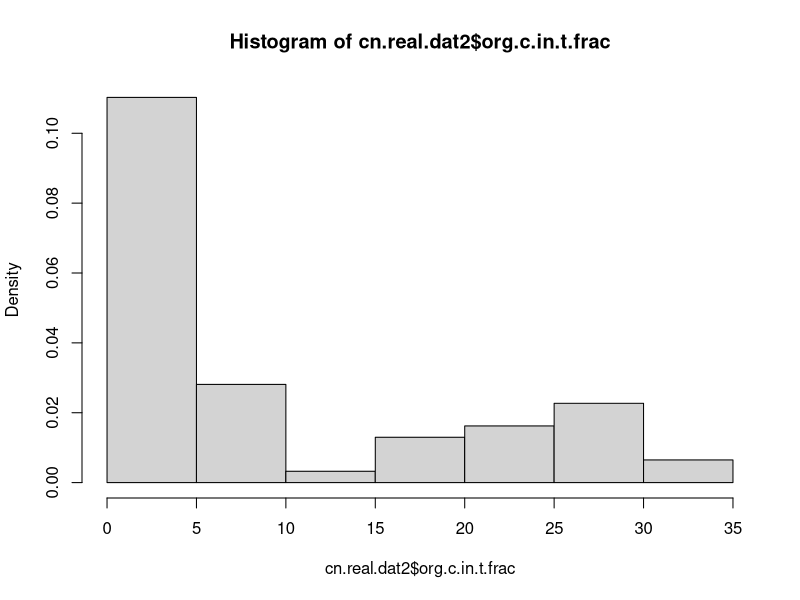
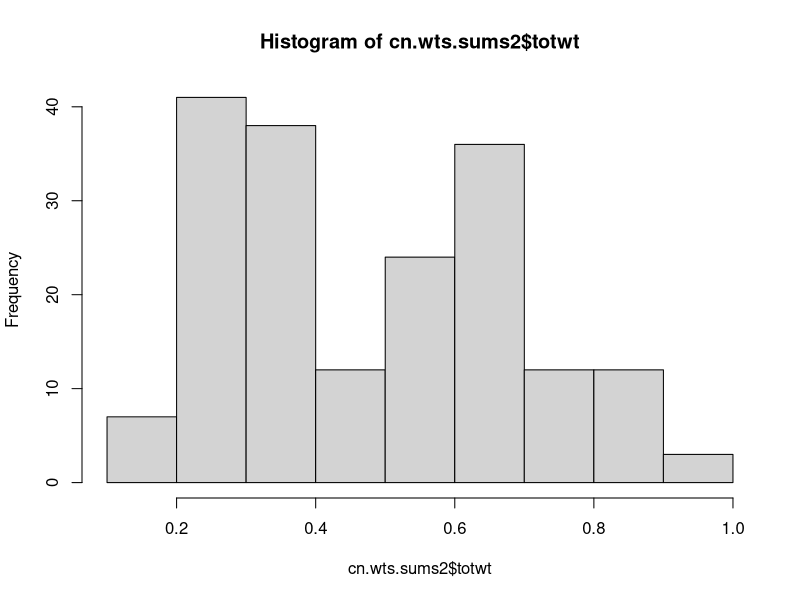
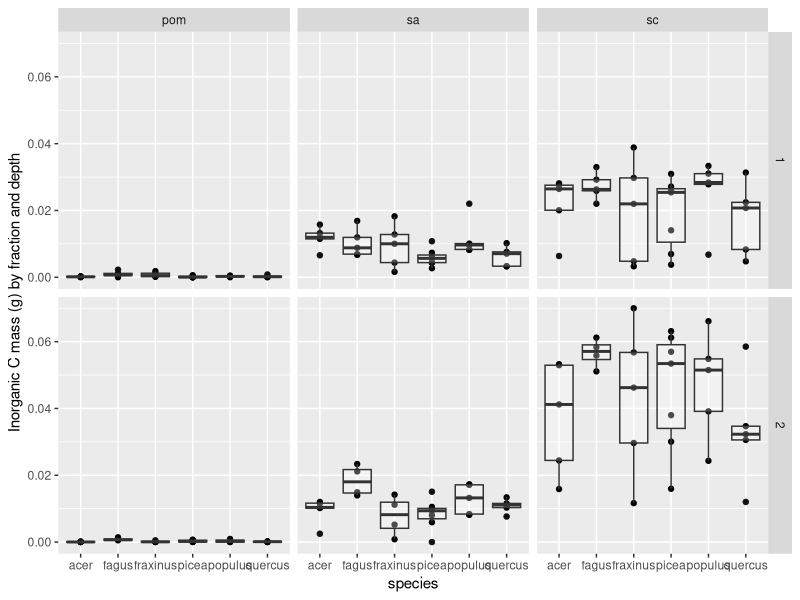
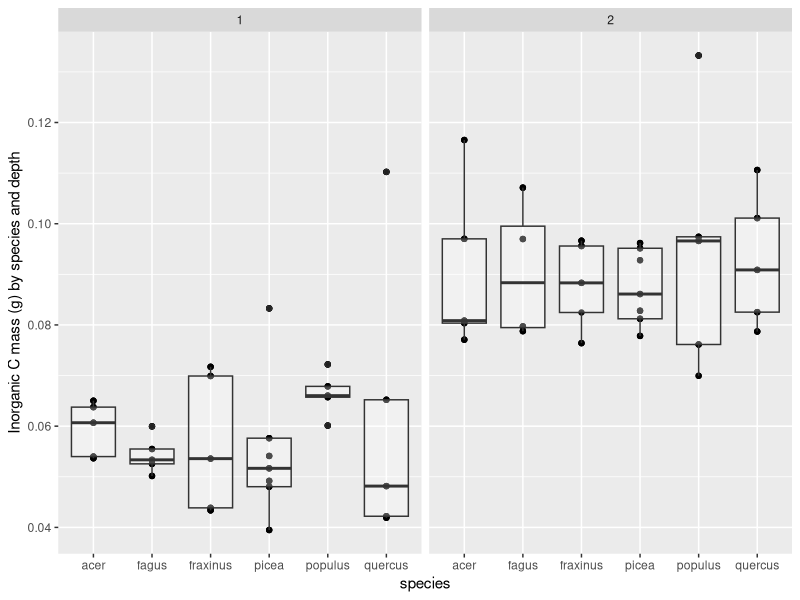
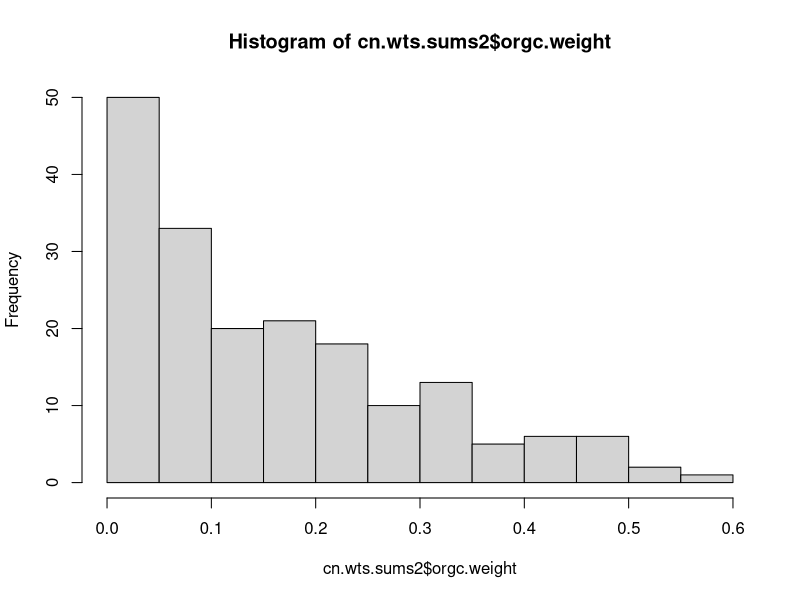
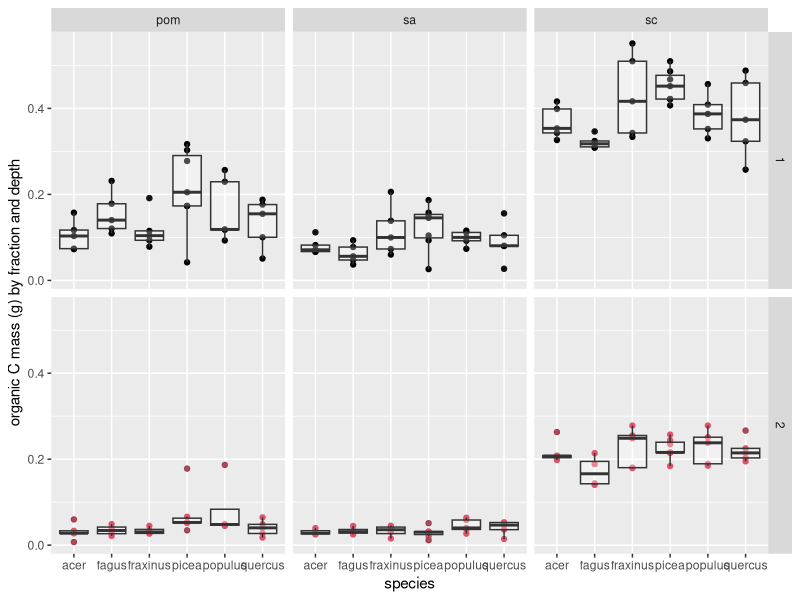
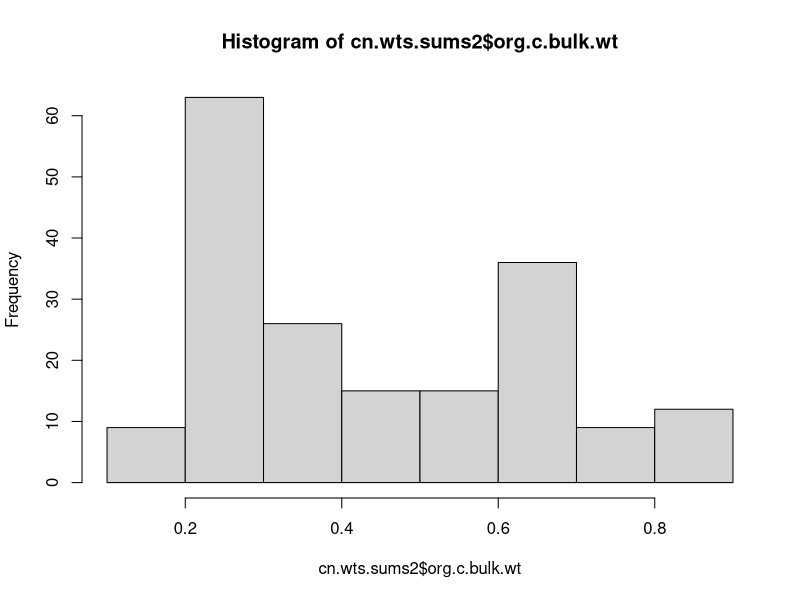
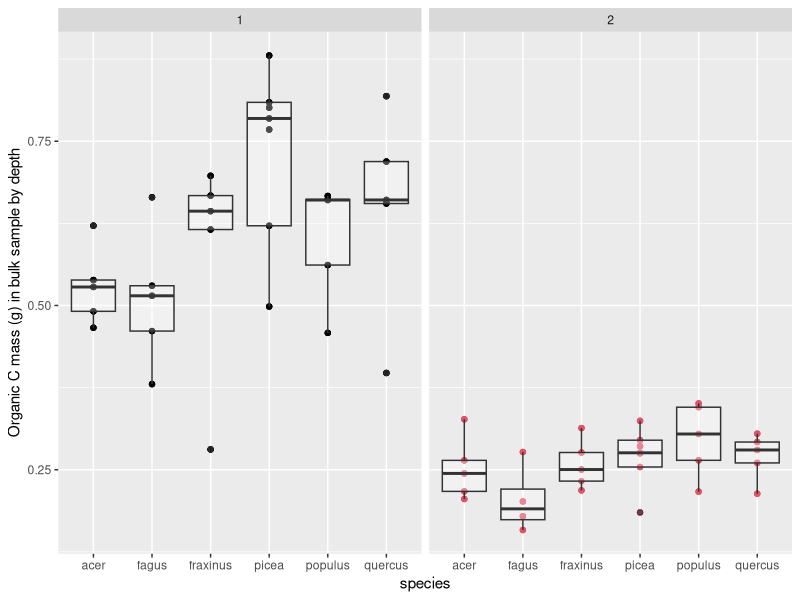

These charts were generated, in order, by the following R code:
## ---- chunk 1
knitr::opts_chunk$set(echo = TRUE)
## ---- chunk 2
library(tidyverse)
library(plyr)
library(dplyr)
library(ggplot2)
## ---- chunk 3
#first, load the cn data that we already have to generate data from 
cn.real.data<-read.csv("organic.c.values.csv", header=TRUE)
summary(cn.real.data)
cn.real.data$depth = as.factor(cn.real.data$depth)


carbon.plot.sp<-read.csv("carbon.plot.sp.csv", header=TRUE)
summary(carbon.plot.sp)
carbon.plot.sp$depth = as.factor(carbon.plot.sp$depth)
#get rid of the first two columns in the carbon.plot.sp dataframe
carbon.plot.sp<-carbon.plot.sp[ ,-c(1,2)]
summary(carbon.plot.sp)

#join the dataframes
cn.real.dat2<-join(cn.real.data, carbon.plot.sp, type="left")
summary(cn.real.dat2)
#totwt didn't work, delete it
cn.real.dat2<-cn.real.dat2[ ,-c(1,13)]
summary(cn.real.dat2)

#remake the carbon totwt variable
#lots of totwts missing. Redo this value
c.totwt<-aggregate(orgc.weight ~ site + depth, cn.real.dat2, sum) #total mass of organic C by site and depth
c.totwt$totwt<-c.totwt$orgc.weight
c.totwt<-c.totwt[,-(3)]
cn.real.dat3<-join(cn.real.dat2, c.totwt, type="left")
summary(cn.real.dat3)
#great. 
#Now make a sum-of-fractions variable
c.sums<-aggregate(weight.g ~ site + depth, cn.real.dat3, sum)
c.sums$final.wt<-c.sums$weight.g
c.sums<-c.sums[,-(3)]
cn.real.dat4<-join(cn.real.dat3, c.sums, type="left")
summary(cn.real.dat4)
#worked.

#get information on parameters of interest
summary(cn.real.dat2$soil.start.wt) #mean 10.47, min 10.02, max 11.45
hist(cn.real.dat2$org.c.in.t.frac, freq=FALSE) #bimodal, big weight btwn 0-5%, another peak ~25-30%
summary(cn.real.dat4$final.wt) #mean 10.550, min 7.876, max=11.791
summary(cn.real.dat4$totwt) #mean 0.476, min 0.1803, max 0.931
## ---- chunk 4
cn.wts.sums<-read.csv("cn.wts.sums.csv", header=TRUE)
summary(cn.wts.sums)
cn.wts.sums$depth = as.factor(cn.wts.sums$depth)
#calculate starting c mass
cn.wts.sums$org.c.start.mass<-(cn.wts.sums$org.c.in.total.bulk/100)*cn.wts.sums$soil.start.wt #is this a valid way to measure this? Maybe we should correct for the change in soil weight from start to finish. 

#calculate c mass by fraction 
cn.wts.sums$org.c.fraction.mass<-(cn.wts.sums$weight.g*(cn.wts.sums$org.c.in.t.frac/100))

#calculate final (sum of fractions) c mass
cn.wts.sub <- cn.wts.sums %>%
  dplyr::group_by(site, depth, species) %>%
  dplyr::summarize(soil.final.wt = sum(weight.g),
            org.c.fraction.mass.sum = sum(org.c.fraction.mass), 
            )
summary(cn.wts.sub)

#try joining back with the main dataframe
cn.wts.sums2 <- join(cn.wts.sums, cn.wts.sub, type="left")
summary(cn.wts.sums2)
all.equal(cn.wts.sums2$totwt, cn.wts.sums2$org.c.fraction.mass.sum)

cn.wts.sums2$species<-mapvalues(cn.wts.sums2$species, from=c("picea_sit", "picea_ab"), to=c("picea", "picea"))
## ---- chunk 5
summary(cn.wts.sums2$org.c.in.t.frac) #organic c pct. by fraction
summary(cn.wts.sums2$totwt) #eqal to org.c.fraction.mass.sum. 
hist(cn.wts.sums2$totwt) #Bimodal: peak between 0.2 and 0.4, another peak between 0.6 and 0.7
summary(cn.wts.sums2$orgc.weight) #weight of organic c per fraction
## ---- chunk 6
#inorganic fractions
cn.wts.sums2$inorg.c.mass.frac<-(cn.wts.sums2$pct.c.post.ashing/100)*(cn.wts.sums2$weight.g-((cn.wts.sums2$pct.mass.loss/100)*cn.wts.sums2$weight.g))


(inorg.c.frac<-ggplot(cn.wts.sums2, aes(x=species, y=inorg.c.mass.frac)) +
    geom_point()+
    geom_boxplot(alpha=0.3) +
    facet_grid(vars(depth), vars(fraction.code))+
    ylab("Inorganic C mass (g) by fraction and depth"))

#inorganic bulk
cn.wts.sums2$inorg.c.mass.bulk<-(cn.wts.sums2$mean.c.post/100)*cn.wts.sums2$soil.start.wt

(inorg.c.bulk<-ggplot(cn.wts.sums2, aes(x=species, y=inorg.c.mass.bulk)) +
    geom_point()+
    geom_boxplot(alpha=0.3) +
    facet_wrap(~depth) +
    ylab("Inorganic C mass (g) by species and depth"))
## ---- chunk 7

(hist.orgc<-hist(cn.wts.sums2$orgc.weight))

(orgc.plot.fraction<-ggplot(cn.wts.sums2, aes(x=species, y=orgc.weight)) +
                   geom_point(color=cn.wts.sums2$depth) +
                   geom_boxplot(alpha=0.3) +
                   facet_grid(vars(depth), vars(fraction.code))+
                   ylab("organic C mass (g) by fraction and depth"))

cn.wts.sums2$org.c.bulk.wt<-(cn.wts.sums2$org.c.in.total.bulk/100)*cn.wts.sums2$soil.start.wt

(hist.orgc.bulk<-hist(cn.wts.sums2$org.c.bulk.wt))

(org.c.plot.bulk<-ggplot(cn.wts.sums2, aes(x=species, y=org.c.bulk.wt)) +
                      geom_point(color=cn.wts.sums2$depth) +
                      geom_boxplot(alpha=0.3) +
                      facet_wrap(~depth) +
                      ylab("Organic C mass (g) in bulk sample by depth"))
## ---- chunk 8
write.csv(cn.wts.sums2, file = "cn.wts.sums2.csv")
